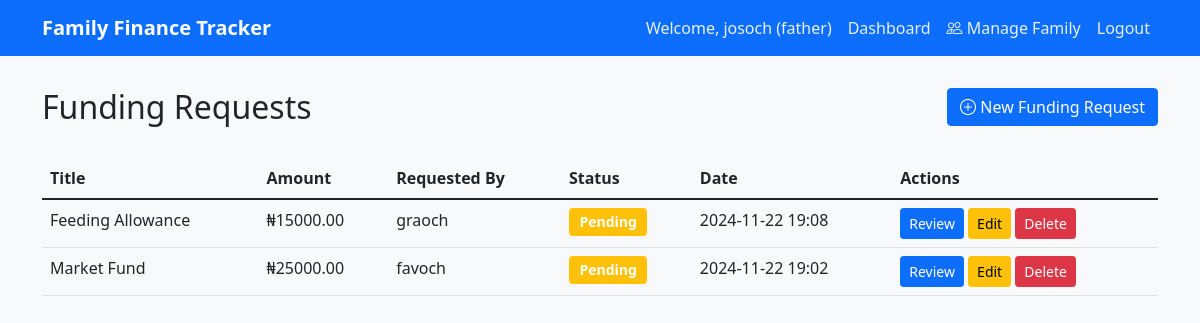
The page /funding_requests (signed in) on the database its author committed.
### app.py (models this page shows, shortened)
class User(db.Model, UserMixin):
    id = db.Column(db.Integer, primary_key=True)
    username = db.Column(db.String(80), unique=True, nullable=False)
    email = db.Column(db.String(120), unique=True, nullable=False)
    password_hash = db.Column(db.String(128))
    role = db.Column(db.String(20), nullable=False)
    balance = db.Column(db.Float, default=0.0)
    is_active = db.Column(db.Boolean, default=True)
    family_id = db.Column(db.Integer, db.ForeignKey('family.id'))
    created_at = db.Column(db.DateTime, default=datetime.utcnow)
    funding_requests = db.relationship('FundingRequest',
                                     foreign_keys='FundingRequest.requested_by',
                                     backref=db.backref('requester_ref', lazy=True),
                                     lazy=True)
    requests_approved = db.relationship('FundingRequest',
                                      foreign_keys='FundingRequest.approved_by',
                                      backref=db.backref('approver_ref', lazy=True),
                                      lazy=True)
    funding_request_balances = db.relationship('FundingRequestBalance',
                                             backref='user_ref',
                                             lazy=True)
    @property
    def password(self):
        raise AttributeError('password is not a readable attribute')

class FundingRequest(db.Model):
    id = db.Column(db.Integer, primary_key=True)
    title = db.Column(db.String(100), nullable=False)
    description = db.Column(db.Text)
    amount = db.Column(db.Float, nullable=False)
    status = db.Column(db.String(20), default='pending')  # pending, approved, rejected
    family_id = db.Column(db.Integer, db.ForeignKey('family.id'), nullable=False)
    requested_by = db.Column(db.Integer, db.ForeignKey('user.id'), nullable=False)
    approved_by = db.Column(db.Integer, db.ForeignKey('user.id'))
    approved_date = db.Column(db.DateTime)
    created_at = db.Column(db.DateTime, default=datetime.utcnow)
    updated_at = db.Column(db.DateTime, default=datetime.utcnow,
                          onupdate=db.text('CURRENT_TIMESTAMP'))
    requester = db.relationship('User', foreign_keys=[requested_by], backref='requests_created')
    approver = db.relationship('User', foreign_keys=[approved_by])  # Remove backref since it's defined in User model
    request_balances = db.relationship('FundingRequestBalance', backref='request', lazy=True)
    request_transactions = db.relationship('FundingRequestTransaction', backref='request', lazy=True)

### app.py (the view)
@app.route('/funding_requests')
@login_required
def funding_requests():
    requests = FundingRequest.query.filter_by(
        family_id=current_user.family_id
    ).order_by(FundingRequest.created_at.desc()).all()
    return render_template('funding_requests.html', requests=requests)

### app.py (called while the page is built)
@login_manager.user_loader
def load_user(user_id):
    return User.query.get(int(user_id))

### templates/funding_requests.html (shortened to what this page needs)
<!DOCTYPE html>
<html lang="en">
<head>
    <link href="https://cdn.jsdelivr.net/npm/bootstrap@5.1.3/dist/css/bootstrap.min.css" rel="stylesheet">
    <link rel="stylesheet" href="https://cdn.jsdelivr.net/npm/bootstrap-icons@1.7.2/font/bootstrap-icons.css">
    <link rel="stylesheet" href="{{ url_for('static', filename='style.css') }}">
</head>
<body>
    <nav class="navbar navbar-expand-lg navbar-dark bg-primary">
        <div class="container">
            <a class="navbar-brand" href="#">Family Finance Tracker</a>
            <div class="collapse navbar-collapse" id="navbarNav">
                <ul class="navbar-nav ms-auto">
                    <li class="nav-item">
                        <span class="nav-link">Welcome, {{ current_user.username }} ({{ current_user.role }})</span>
                    </li>
                    <li class="nav-item">
                        <a class="nav-link" href="{{ url_for('dashboard') }}">Dashboard</a>
                    </li>
                    {% if current_user.role == 'father' %}
                    <li class="nav-item">
                        <a class="nav-link" href="{{ url_for('manage_family_members') }}">
                            <i class="bi bi-people"></i> Manage Family
                        </a>
                    </li>
                    {% endif %}
                    <li class="nav-item">
                        <a class="nav-link" href="{{ url_for('logout') }}">Logout</a>
                    </li>
                </ul>
            </div>
        </div>
    </nav>
    <div class="container mt-4">
        <div class="row mb-4">
            <div class="col">
                <h2>Funding Requests</h2>
            </div>
            <div class="col text-end">
                <a href="{{ url_for('add_funding_request') }}" class="btn btn-primary">
                    <i class="bi bi-plus-circle"></i> New Funding Request
                </a>
            </div>
        </div>
        {% if requests %}
        <div class="table-responsive">
            <table class="table table-hover">
                <thead>
                    <tr>
                        <th>Title</th>
                        <th>Amount</th>
                        <th>Requested By</th>
                        <th>Status</th>
                        <th>Date</th>
                        <th>Actions</th>
                    </tr>
                </thead>
                <tbody>
                    {% for request in requests %}
                    <tr>
                        <td>{{ request.title }}</td>
                        <td>₦{{ "%.2f"|format(request.amount) }}</td>
                        <td>{{ request.requester.username }}</td>
                        <td>
                            <span class="badge {% if request.status == 'approved' %}bg-success{% elif request.status == 'rejected' %}bg-danger{% else %}bg-warning{% endif %}">
                                {{ request.status|title }}
                            </span>
                        </td>
                        <td>{{ request.created_at.strftime('%Y-%m-%d %H:%M') }}</td>
                        <td>
                            {% if current_user.role == 'father' %}
                                {% if request.status == 'pending' %}
                                    <button class="btn btn-sm btn-primary" onclick="showReviewModal('{{ request.id }}', '{{ request.title }}', {{ request.amount }})">Review</button>
                                    <a href="{{ url_for('edit_funding_request', id=request.id) }}" class="btn btn-sm btn-warning">Edit</a>
                                    <button class="btn btn-sm btn-danger" onclick="showDeleteModal('{{ request.id }}')">Delete</button>
                                {% endif %}
                            {% endif %}
                        </td>
                    </tr>
                    {% endfor %}
                </tbody>
            </table>
        </div>
        {% else %}
        <div class="alert alert-info">No funding requests found.</div>
        {% endif %}
    </div>
</body>
</html>

### static/style.css (style rules this page uses)
body { background-color: #f8f9fa; }
.navbar { margin-bottom: 2rem; }
.table th { font-weight: 600; }
.badge { font-size: 0.875rem; padding: 0.5em 0.75em; }
.btn-primary { background-color: #0d6efd; border-color: #0d6efd; }
.navbar-brand { font-weight: 600; }
.nav-link { color: rgba(255, 255, 255, 0.9) !important; }

### rows shown on the page
User: username "josoch", role "father"
FundingRequest: title "Feeding Allowance", amount "15000.00", requester.username "graoch", status "Pending", created_at "2024-11-22 19:08"
FundingRequest: title "Market Fund", amount "25000.00", requester.username "favoch", status "Pending", created_at "2024-11-22 19:02"
